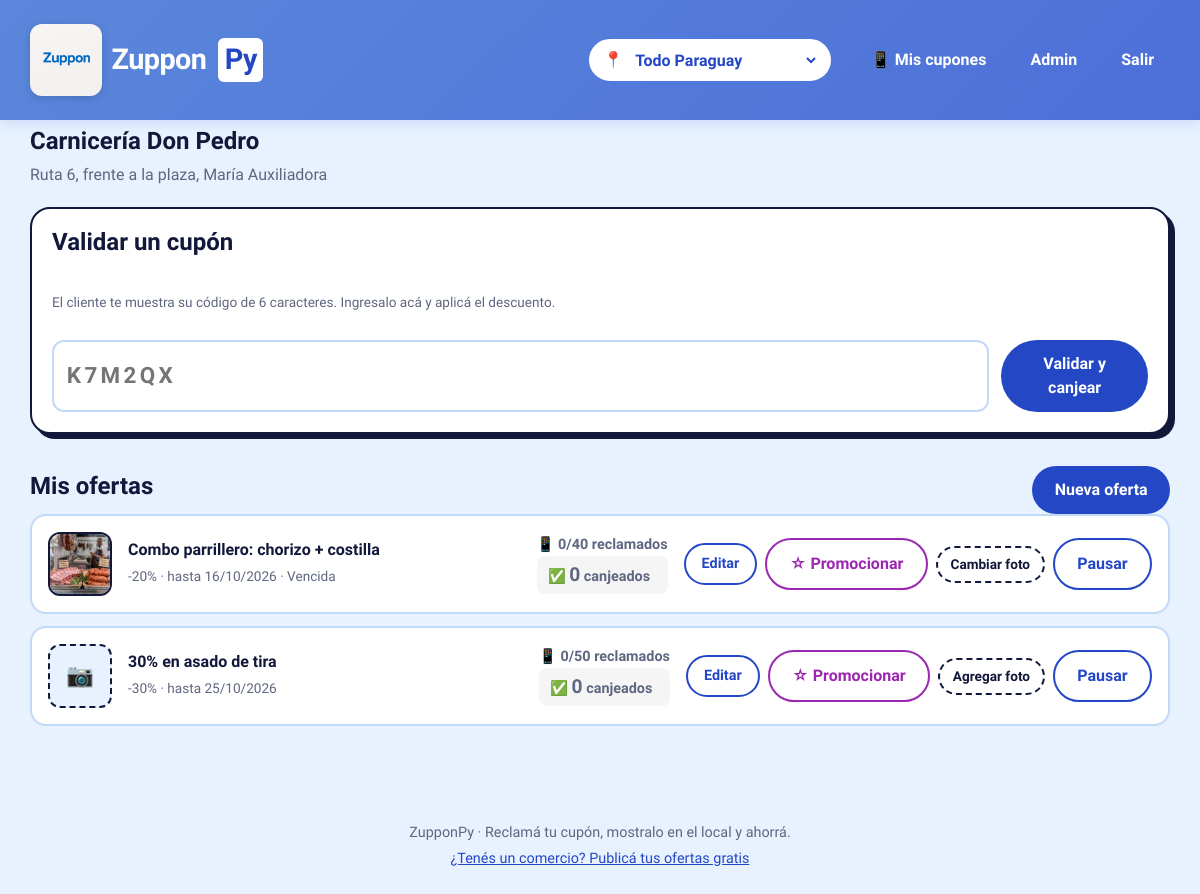
Page /panel (signed in) on the committed database.
### tables this page shows
CREATE TABLE comercios (
    id INTEGER PRIMARY KEY AUTOINCREMENT,
    nombre TEXT NOT NULL,
    email TEXT NOT NULL UNIQUE,
    password_hash TEXT NOT NULL,
    telefono TEXT,
    ciudad TEXT NOT NULL,
    direccion TEXT NOT NULL
);

CREATE TABLE ofertas (
    id INTEGER PRIMARY KEY AUTOINCREMENT,
    comercio_id INTEGER NOT NULL REFERENCES comercios(id),
    titulo TEXT NOT NULL,
    descripcion TEXT,
    categoria TEXT NOT NULL,
    ciudad TEXT NOT NULL,
    direccion TEXT NOT NULL,
    precio_normal INTEGER,
    descuento INTEGER NOT NULL,
    valido_hasta TEXT NOT NULL,
    cupos INTEGER NOT NULL,
    activa INTEGER NOT NULL DEFAULT 1,
    creada TEXT NOT NULL DEFAULT CURRENT_TIMESTAMP
, foto TEXT, destacada INTEGER NOT NULL DEFAULT 0, urgente INTEGER NOT NULL DEFAULT 0, coordenadas TEXT, whatsapp TEXT, principal INTEGER NOT NULL DEFAULT 0);

### app.py (the view, shortened to what this page needs)
@app.route("/panel")
@login_requerido
def panel():
    db = get_db()
    comercio = db.execute("SELECT * FROM comercios WHERE id = ?",
                          (session["comercio_id"],)).fetchone()
    es_admin = comercio["email"] == "admin@gmail.com"
    vista = request.args.get("vista", "ofertas")  # "ofertas" o "negocios"
    categoria = request.args.get("categoria", "").strip()
    ciudad = request.args.get("ciudad", "").strip()
    if es_admin:
        sql = """SELECT o.*, c.nombre AS comercio_nombre,
                      (SELECT COUNT(*) FROM cupones WHERE oferta_id = o.id) AS reclamados,
                      (SELECT COUNT(*) FROM cupones WHERE oferta_id = o.id AND estado='canjeado') AS canjeados,
                      COALESCE(o.destacada, 0) AS destacada,
                      COALESCE(o.urgente, 0) AS urgente,
                      COALESCE(o.principal, 0) AS principal
               FROM ofertas o
               JOIN comercios c ON c.id = o.comercio_id"""
        params = []
        conditions = []
        if categoria and categoria in CATEGORIAS:
            conditions.append("o.categoria = ?")
            params.append(categoria)
        if ciudad and ciudad in CIUDADES:
            conditions.append("o.ciudad = ?")
            params.append(ciudad)
        if conditions:
            sql += " WHERE " + " AND ".join(conditions)
        sql += " ORDER BY o.id DESC"
        ofertas = [dict(row) for row in db.execute(sql, params).fetchall()]
    else:
        ofertas = [dict(row) for row in db.execute(
            """SELECT o.*,
                      (SELECT COUNT(*) FROM cupones WHERE oferta_id = o.id) AS reclamados,
                      (SELECT COUNT(*) FROM cupones WHERE oferta_id = o.id AND estado='canjeado') AS canjeados,
                      COALESCE(o.principal, 0) AS principal
               FROM ofertas o WHERE o.comercio_id = ? ORDER BY o.id DESC""",
            (session["comercio_id"],)).fetchall()]
    negocios = []
    return render_template("panel.html", comercio=comercio, ofertas=ofertas, negocios=negocios,
                          hoy=hoy(), es_admin=es_admin, vista=vista)

### app.py (called while the page is built)
def get_db():
    if "db" not in g:
        g.db = sqlite3.connect(DB_PATH)
        g.db.row_factory = sqlite3.Row
    return g.db

def hoy():
    return date.today().isoformat()

@app.template_global("foto_url")
def foto_url(nombre, tam="", externa=False):
    archivo = f"uploads/{nombre}{'_m' if tam == 'm' else ''}.jpg"
    return url_for("static", filename=archivo, _external=externa)

@app.template_filter("fecha")
def formato_fecha(iso):
    try:
        y, m, d = iso[:10].split("-")
        return f"{d}/{m}/{y}"
    except Exception:
        return iso

def login_requerido(vista):
    @wraps(vista)
    def envoltura(*args, **kwargs):
        if not session.get("comercio_id"):
            flash("Ingresá a tu cuenta de comercio para continuar.", "error")
            return redirect(url_for("login", next=request.path))
        return vista(*args, **kwargs)
    return envoltura

@app.context_processor
def globales():
    return {"CIUDADES": CIUDADES, "CATEGORIAS": CATEGORIAS, "CAT": CAT,
            "ciudad_actual": g.get("ciudad_actual", request.cookies.get("ciudad", ""))}

### templates/panel.html (shortened to what this page needs)
{% extends "base.html" %}
{% block content %}
<section class="panel">
  <h1>{{ comercio.nombre }}</h1>
  <p class="quien">{{ comercio.direccion }}, {{ comercio.ciudad }}</p>
  <form class="canje" method="post" action="{{ url_for('canjear') }}">
    <h2>Validar un cupón</h2>
    <p class="chico">El cliente te muestra su código de 6 caracteres. Ingresalo acá y aplicá el descuento.</p>
    <div class="fila">
      <input name="codigo" maxlength="8" placeholder="K7M2QX" autocomplete="off" autocapitalize="characters" required>
      <button type="submit">Validar y canjear</button>
    </div>
  </form>
  {% if vista == 'negocios' and es_admin %}
    <div class="encabezado">
      <h2>Gestión de Negocios</h2>
      <div>
        <a class="boton" href="{{ url_for('nuevo_negocio') }}">➕ Crear negocio</a>
      </div>
    </div>
    {% if negocios %}
    <div class="tabla-negocios">
      {% for n in negocios %}
      <div class="fila-negocio">
        <div class="negocio-icono">🏪</div>
        <div class="negocio-info">
          <strong>{{ n.nombre }}</strong>
          <p class="meta">
            📍 {{ n.ciudad }} · {{ n.direccion }}
          </p>
          <p class="credenciales">
            <span class="label">Email:</span> <code>{{ n.email }}</code>
          </p>
          <p class="estadisticas">
            {{ n.total_ofertas }} ofertas totales · {{ n.ofertas_activas }} activas
          </p>
        </div>
        <div class="negocio-acciones">
          <a class="boton-sec" href="{{ url_for('editar_negocio', negocio_id=n.id) }}">✏️ Editar</a>
          {% if n.email != 'admin@gmail.com' %}
          <form method="post" action="{{ url_for('eliminar_negocio', negocio_id=n.id) }}"
                onsubmit="return confirm('¿Estás seguro de eliminar este negocio?')" style="display:inline">
            <button class="sec peligro" type="submit">🗑️ Eliminar</button>
          </form>
          {% endif %}
        </div>
      </div>
      {% endfor %}
    </div>
    {% else %}
      <div class="vacio"><p>No hay negocios registrados todavía.</p></div>
    {% endif %}
  {% else %}
    <div class="encabezado">
      <h2>Mis ofertas</h2>
      <div>
        <a class="boton" href="{{ url_for('nueva_oferta') }}">Nueva oferta</a>
      </div>
    </div>
    {% if ofertas %}
    <div class="tabla">
      {% for o in ofertas %}
      <div class="fila-oferta">
        {% if o.foto %}<img class="mini" src="{{ foto_url(o.foto, 'm') }}" alt="">
        {% else %}<span class="mini vacia" aria-hidden="true">📷</span>{% endif %}
        <div class="info">
          <strong>{{ o.titulo }}</strong>
          <p class="meta">
            -{{ o.descuento }}% · hasta {{ o.valido_hasta|fecha }}
            {% if not o.activa %}· Pausada{% elif o.valido_hasta < hoy %}· Vencida{% endif %}
          </p>
        </div>
        <div class="nums">
          <span class="reclamados">📱 {{ o.reclamados }}/{{ o.cupos }} reclamados</span>
          <span class="canjeados {{ 'con-canjes' if o.canjeados > 0 }}">
            ✅ <strong>{{ o.canjeados }}</strong> canjeados
          </span>
        </div>
        <div class="acciones">
          <a class="boton-sec" href="{{ url_for('editar_oferta', oferta_id=o.id) }}">Editar</a>
          <form method="post" action="{{ url_for('marcar_principal', oferta_id=o.id) }}" style="display:inline">
            <button class="sec principal-btn" type="submit" title="Elegir esta oferta para mostrar en la página principal">
              {{ '⭐ Principal' if o.get('principal', 0) else '☆ Promocionar' }}
            </button>
          </form>
          <form method="post" enctype="multipart/form-data" action="{{ url_for('cambiar_foto', oferta_id=o.id) }}">
            <label class="subir chica">{{ 'Cambiar foto' if o.foto else 'Agregar foto' }}
            </label>
          </form>
          <form method="post" action="{{ url_for('alternar_oferta', oferta_id=o.id) }}">
            <button class="sec" type="submit">{{ 'Pausar' if o.activa else 'Reactivar' }}</button>
          </form>
        </div>
      </div>
      {% endfor %}
    </div>
    {% else %}
      <div class="vacio"><p>Todavía no publicaste ofertas. Creá la primera y aparecerá en {{ comercio.ciudad }}.</p></div>
    {% endif %}
  {% endif %}
</section>
{% endblock %}

### static/style.css (style rules this page uses)
:root { --tinta:#12183a; --papel:#e8f2ff; --rojo:#e8392b; --sol:#ffc933; --azul:#2447c5; --azul-suave:#5a87db; --azul-claro:#4d6fd9; --azul-oscuro:#1a347a; --gris:#5f6680; --linea:#c2d9f7; --verde:#17803d; --amarillo:var(--sol); --gutter:clamp(.9rem,2.5vw,2.25rem); }
* { box-sizing:border-box }
html { scroll-padding-top:1rem }
body { margin:0;background:var(--papel);color:var(--tinta); font-family:"Bricolage Grotesque",system-ui,-apple-system,"Segoe UI",sans-serif;line-height:1.5 }
a { color:var(--azul) }
h1,h2,h3 { line-height:1.12;margin:0 0 .5rem }
button,.boton { background:var(--azul);color:#fff;border:0;border-radius:999px;padding:.75rem 1.4rem; font:inherit;font-weight:700;cursor:pointer;text-decoration:none;display:inline-block;transition:background .2s }
button.sec { background:transparent;color:var(--azul);border:2px solid var(--azul) }
input,select,textarea { font:inherit;padding:.65rem .8rem;border:2px solid var(--linea); border-radius:12px;background:#fff;color:var(--tinta);width:100% }
label { display:block;font-weight:600;font-size:.9rem }
.quien { color:var(--gris);margin:0 0 .4rem }
.meta { font-size:.85rem;color:var(--gris);margin:.25rem 0 }
.chico { font-size:.85rem;color:var(--gris) }
.subir { display:inline-block;background:#fff;border:2px dashed var(--tinta);border-radius:14px; padding:.65rem 1rem;font-weight:700;cursor:pointer;text-align:center }
.subir.chica { padding:.4rem .8rem;font-size:.85rem;border-radius:999px }
.fila-oferta .mini { width:64px;height:64px;border-radius:12px;object-fit:cover;border:2px solid var(--tinta) }
.fila-oferta .mini.vacia { display:grid;place-items:center;background:var(--papel);border-style:dashed;font-size:1.4rem }
.fila-oferta .info { flex:1 1 180px }
.formulario form,.panel form.canje { display:grid;gap:.9rem }
.panel { padding-top:.5rem;width:100% }
.canje { background:#fff;border:2px solid var(--tinta);border-radius:20px;padding:1.25rem; margin:1.25rem 0;box-shadow:5px 5px 0 var(--tinta) }
.canje .fila { display:flex;gap:.75rem }
.canje input { font-size:1.4rem;font-weight:800;letter-spacing:.15em;text-transform:uppercase }
.encabezado { display:flex;justify-content:space-between;align-items:center;margin-top:2rem }
.fila-oferta { display:flex;flex-wrap:wrap;gap:1rem;justify-content:space-between;align-items:center; background:#fff;border:2px solid var(--linea);border-radius:16px;padding:1rem;margin-bottom:.75rem }
.fila-oferta .nums { display:flex;flex-direction:column;font-size:.9rem;color:var(--gris) }
.fila-oferta .nums .reclamados { color:var(--gris);font-weight:600 }
.fila-oferta .nums .canjeados { color:var(--gris);font-weight:600;padding:.3rem .7rem;border-radius:8px;background:#f5f5f5 }
.fila-oferta .nums .canjeados strong { font-size:1.2rem }
.boton-sec { background:transparent;color:var(--azul);border:2px solid var(--azul);border-radius:999px; padding:.5rem 1rem;font-weight:700;text-decoration:none;display:inline-block;font-size:.9rem;cursor:pointer }
.sec.principal-btn { color:#9c27b0;border-color:#9c27b0;font-weight:700 }
.fila-oferta .acciones { display:flex;gap:.5rem;flex-wrap:wrap;align-items:center }

### rows in the picture
comercios: nombre "Carnicería Don Pedro", direccion "Ruta 6, frente a la plaza", ciudad "María Auxiliadora"
ofertas: foto (picture), titulo "Combo parrillero: chorizo + costilla", descuento "20", valido_hasta|fecha "16/10/2026", shows "· Vencida", reclamados "0", cupos "40", canjeados "0", value "☆ Promocionar", foto "Cambiar foto", activa "Pausar"
ofertas: titulo "30% en asado de tira", descuento "30", valido_hasta|fecha "25/10/2026", reclamados "0", cupos "50", canjeados "0", value "☆ Promocionar", foto "Agregar foto", activa "Pausar"
